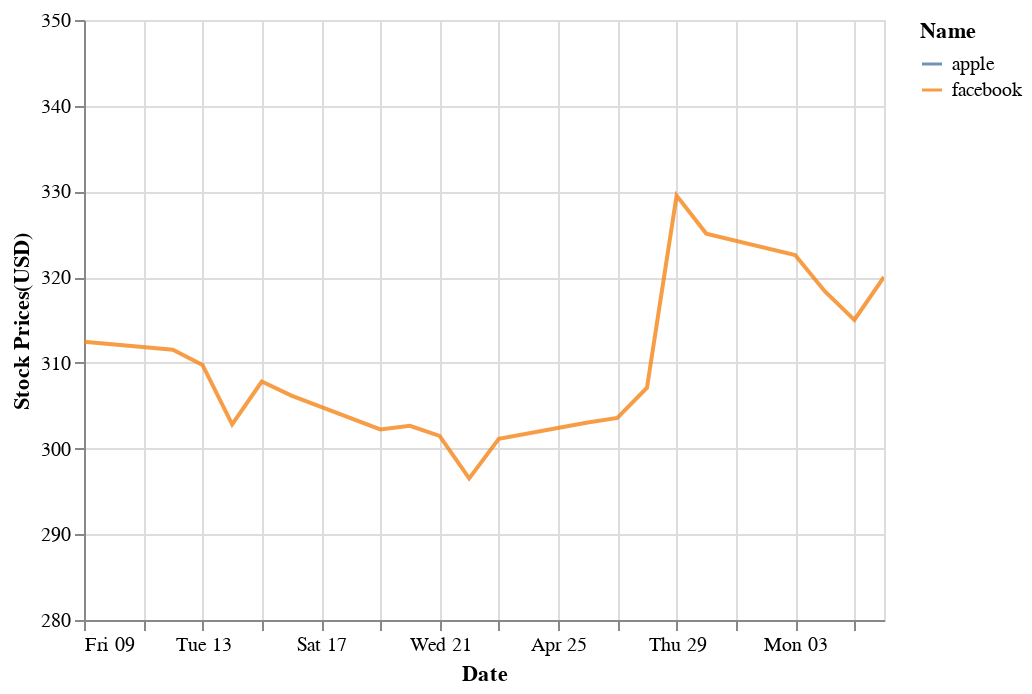

The code cell stored with this chart in its notebook:
### Code cell
chart

### Figure 1 — Vega-Lite specification as saved in the notebook (floating-point values rounded to 4 significant figures)
{"config": {"view": {"continuousWidth": 400, "continuousHeight": 300}}, "data": {"name": "data-80a1e226ce5309df39d18d72373adbd0"}, "mark": {"type": "line", "clip": true, "opacity": 0.8}, "encoding": {"color": {"type": "nominal", "field": "Name"}, "x": {"type": "temporal", "field": "Date"}, "y": {"type": "quantitative", "field": "Stock Prices(USD)", "scale": {"domain": [280, 350]}, "stack": null}}, "$schema": "https://vega.github.io/schema/vega-lite/v4.8.1.json", "datasets": {"data-80a1e226ce5309df39d18d72373adbd0": [{"Date": "09 April 2021", "Name": "apple", "Stock Prices(USD)": 133.0}, {"Date": "12 April 2021", "Name": "apple", "Stock Prices(USD)": 131.2}, {"Date": "13 April 2021", "Name": "apple", "Stock Prices(USD)": 134.4}, {"Date": "14 April 2021", "Name": "apple", "Stock Prices(USD)": 132.0}, {"Date": "15 April 2021", "Name": "apple", "Stock Prices(USD)": 134.5}, {"Date": "16 April 2021", "Name": "apple", "Stock Prices(USD)": 134.2}, {"Date": "19 April 2021", "Name": "apple", "Stock Prices(USD)": 134.8}, {"Date": "20 April 2021", "Name": "apple", "Stock Prices(USD)": 133.1}, {"Date": "21 April 2021", "Name": "apple", "Stock Prices(USD)": 133.5}, {"Date": "22 April 2021", "Name": "apple", "Stock Prices(USD)": 131.9}, {"Date": "23 April 2021", "Name": "apple", "Stock Prices(USD)": 134.3}, {"Date": "26 April 2021", "Name": "apple", "Stock Prices(USD)": 134.7}, {"Date": "27 April 2021", "Name": "apple", "Stock Prices(USD)": 134.4}, {"Date": "28 April 2021", "Name": "apple", "Stock Prices(USD)": 133.6}, {"Date": "29 April 2021", "Name": "apple", "Stock Prices(USD)": 133.5}, {"Date": "30 April 2021", "Name": "apple", "Stock Prices(USD)": 131.5}, {"Date": "03 May 2021", "Name": "apple", "Stock Prices(USD)": 132.5}, {"Date": "04 May 2021", "Name": "apple", "Stock Prices(USD)": 127.8}, {"Date": "05 May 2021", "Name": "apple", "Stock Prices(USD)": 128.1}, {"Date": "06 May 2021", "Name": "apple", "Stock Prices(USD)": 129.7}, {"Date": "09 April 2021", "Name": "facebook", "Stock Prices(USD)": 312.5}, {"Date": "12 April 2021", "Name": "facebook", "Stock Prices(USD)": 311.5}, {"Date": "13 April 2021", "Name": "facebook", "Stock Prices(USD)": 309.8}, {"Date": "14 April 2021", "Name": "facebook", "Stock Prices(USD)": 302.8}, {"Date": "15 April 2021", "Name": "facebook", "Stock Prices(USD)": 307.8}, {"Date": "16 April 2021", "Name": "facebook", "Stock Prices(USD)": 306.2}, {"Date": "19 April 2021", "Name": "facebook", "Stock Prices(USD)": 302.2}, {"Date": "20 April 2021", "Name": "facebook", "Stock Prices(USD)": 302.6}, {"Date": "21 April 2021", "Name": "facebook", "Stock Prices(USD)": 301.5}, {"Date": "22 April 2021", "Name": "facebook", "Stock Prices(USD)": 296.5}, {"Date": "23 April 2021", "Name": "facebook", "Stock Prices(USD)": 301.1}, {"Date": "26 April 2021", "Name": "facebook", "Stock Prices(USD)": 303.0}, {"Date": "27 April 2021", "Name": "facebook", "Stock Prices(USD)": 303.6}, {"Date": "28 April 2021", "Name": "facebook", "Stock Prices(USD)": 307.1}, {"Date": "29 April 2021", "Name": "facebook", "Stock Prices(USD)": 329.5}, {"Date": "30 April 2021", "Name": "facebook", "Stock Prices(USD)": 325.1}, {"Date": "03 May 2021", "Name": "facebook", "Stock Prices(USD)": 322.6}, {"Date": "04 May 2021", "Name": "facebook", "Stock Prices(USD)": 318.4}, {"Date": "05 May 2021", "Name": "facebook", "Stock Prices(USD)": 315.0}, {"Date": "06 May 2021", "Name": "facebook", "Stock Prices(USD)": 320.0}]}}
